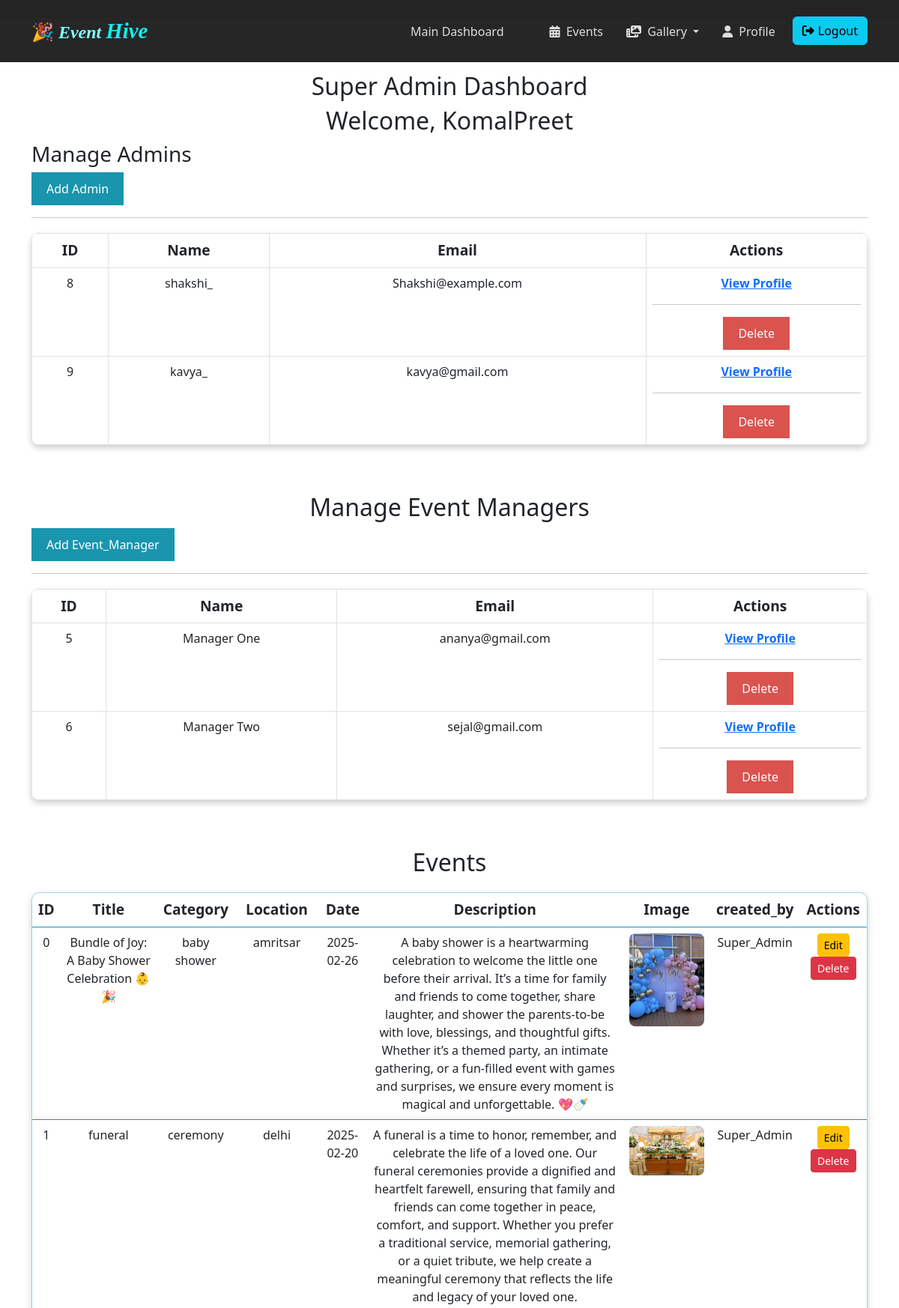
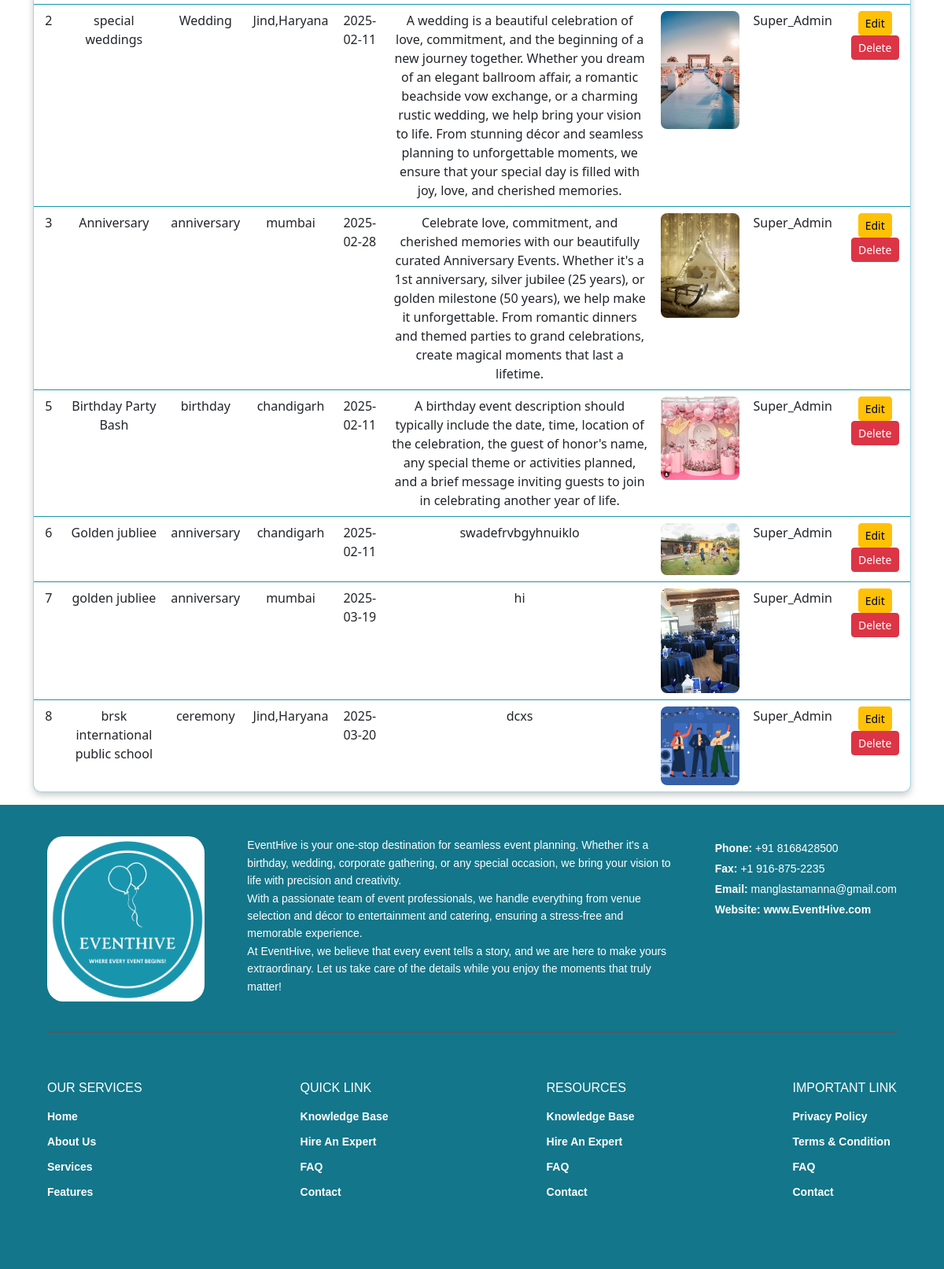
Screenshot of /super_admin_dashboard (signed in) with the database file from the repository (2 pictures, top to bottom).
### app.py (models this page shows, shortened)
class User(db.Model, UserMixin):
    id = db.Column(db.Integer, primary_key=True)
    name = db.Column(db.String(150), nullable=False)
    username = db.Column(db.String(150),unique=True, nullable=False)
    email = db.Column(db.String(150), unique=True, nullable=False)
    password_hash = db.Column(db.String(256), nullable=False)
    phone = db.Column(db.String(15), nullable=False)
    gender = db.Column(db.String(10), nullable=True)  # Added gender field
    dob = db.Column(db.String(10), nullable=True)  # Added date of birth field
    hobbies = db.Column(db.String(500), nullable=True)  # Added hobbies field
    bio = db.Column(db.Text, nullable=True)  # Ensure bio exists
    address = db.Column(db.String(255), nullable=True)
    social_media = db.Column(db.String(255), nullable=True)
    notifications = db.Column(db.String(50), nullable=True)
    profile_picture = db.Column(db.LargeBinary)  # Add this field in your User model
    role = db.Column(db.String(15), nullable=False, default='User')

class Event(db.Model):
    id = db.Column(db.Integer, primary_key=True)
    name = db.Column(db.String(200), nullable=False)  # Name of the event
    category = db.Column(db.String(100), nullable=False)  # Category like Birthday, Wedding, etc.
    location = db.Column(db.String(255), nullable=False)  # Location of the event
    date = db.Column(db.String(50), nullable=False)  # Date of the event
    description = db.Column(db.Text, nullable=False)  # Description of the event
    image_url = db.Column(db.String(300))  # URL for event image

### app.py (the view)
@app.route("/super_admin_dashboard")
@login_required
def super_admin_dashboard():
    if "role" not in session or session["role"] != "super_admin":
        flash("Access denied. Admins only.", "danger")
        return redirect(url_for("home"))
    event = Event.query.all()
    admins = db.session.query(User).filter(User.role == 'admin').all()
    event_managers = db.session.query(User).filter(User.role == 'event_manager').all()
    return render_template("super_admin_dashboard.html", event=event,admins=admins, event_managers=event_managers)

### app.py (called while the page is built)
@login_manager.user_loader
def load_user(user_id):
    return User.query.get(int(user_id))

### templates/super_admin_dashboard.html (shortened to what this page needs)
<!DOCTYPE html>
<html lang="en">
<head>
    <link rel="stylesheet" href="{{ url_for('static', filename='css/super_admin_dashboard.css') }}">
</head>
<body>
    {% extends "base.html" %}
    {% block content %}
    <br><br><br>
    <h2>Super Admin Dashboard</h2>
    <h2>Welcome, {{session['username']}}</h2>
    <h3>Manage Admins</h3>
    <a href="{{ url_for('add_admin') }}">
        <button>Add Admin</button>
    </a>
    <hr>
    <table cellpadding="10" class="table table-bordered">
        <tr>
            <th>ID</th>
            <th>Name</th>
            <th>Email</th>
            <th>Actions</th>
        </tr>
        {% for admin in admins %}
        <tr>
            <td>{{ admin.id }}</td>
            <td>{{ admin.username }}</td>
            <td>{{ admin.email }}</td>
            <td>
                <a href="{{ url_for('admin_profile', user_id=admin.id) }}">View Profile</a><hr>
                <form action="{{ url_for('delete_admin', user_id=admin.id) }}" method="POST" onsubmit="return confirm('Are you sure you want to delete this admin?');">
                    <button type="submit">Delete</button>
                </form>
            </td>
        </tr>
        {% endfor %}
    </table>
    <br><br>
    <h2>Manage Event Managers</h2>
    <a href="{{ url_for('add_admin') }}">
        <button>Add Event_Manager</button>
    </a><hr>
    {% if event_managers %}
    <table cellpadding="10" class="table table-bordered">
        <tr>
            <th>ID</th>
            <th>Name</th>
            <th>Email</th>
            <th>Actions</th>
        </tr>
        {% for manager in event_managers %}
        <tr>
            <td>{{ manager.id }}</td>
            <td>{{ manager.name }}</td>
            <td>{{ manager.email }}</td>
            <td><a href="{{ url_for('admin_profile', user_id=manager.id) }}">View Profile</a><hr>
                <form action="{{ url_for('delete_admin', user_id=manager.id) }}" method="POST" onsubmit="return confirm('Are you sure you want to delete this admin?');">
                    <button type="submit">Delete</button>
                </form></td>
        </tr>
        {% endfor %}
    </table>
    {% else %}
    <p>No event managers found.</p>
    {% endif %}
<br><br>
    <h2>Events</h2>
    {% if event %}
    <table border="1" class="table">
        <tr>
            <th>ID</th>
            <th>Title</th>
            <th>Category</th>
            <th>Location</th>
            <th>Date</th>
            <th>Description</th>
            <th>Image</th>
            <th>created_by</th>
            <th>Actions</th>
        </tr>
        {% for event in event %}
        <tr>
            <td>{{ event.id }}</td>
            <td>{{ event.name }}</td>
            <td>{{ event.category }}</td>
            <td>{{ event.location }}</td>
            <td>{{ event.date }}</td>
            <td>{{ event.description }}</td>
            <td><img src="{{ event.image_url }}" alt="Event Image" width="100"></td>
            <td>
                {% if event.created_by %}
                {{ event.created_by.name }} ({{ event.created_by.role }})
                {% else %}
                Super_Admin
                {% endif %}
            </td>
            <td>
                <a href="{{ url_for('edit_event', event_id=event.id) }}" class="btn btn-warning btn-sm">Edit</a>
                <form action="{{ url_for('delete_event', event_id=event.id) }}" method="POST" style="display:inline;">
                    <button type="submit" class="btn btn-danger btn-sm"
                        onclick="return confirm('Are you sure?')">Delete</button>
                </form>
            </td>
        </tr>
        {% endfor %}
    </table>
    {% else %}
    <p>No events found.</p>
    {% endif %}
    {% endblock %}

### templates/base.html (shortened to what this page needs)
<!DOCTYPE html>
<html lang="en">
<head>
    <link rel="stylesheet" href="https://cdn.jsdelivr.net/npm/bootstrap@5.3.0/dist/css/bootstrap.min.css">
    <link rel="stylesheet" href="https://cdnjs.cloudflare.com/ajax/libs/font-awesome/6.4.0/css/all.min.css">
    <link rel="stylesheet" href="{{ url_for('static', filename='css/base.css') }}">
</head>
<body>
    <nav class="navbar navbar-expand-lg">
        <div class="container">
            <a class="navbar-brand" href="{{url_for('home')}}">🎉 <span class="project-name">Event</span> <span
                    class="second-word"> Hive </span></a>
            <div class="collapse navbar-collapse" id="navbarNav">
                <ul class="navbar-nav ms-auto">
                    <li class="nav-item">
                        {% if 'role' in session and session['role'] == 'super_admin' %}
                    <li><a class="nav-link" href="{{ url_for('super_admin_dashboard') }}">Main Dashboard</a></li>
                    {% endif %}</li>
                    <li class="nav-item">
                        <a class="nav-link" href="{{url_for('event')}}"><i class="fa-solid fa-calendar-days me-1"></i>
                            Events
                        </a>
                    </li>
                    <li class="nav-item dropdown">
                        <a class="nav-link dropdown-toggle" href="#" id="galleryDropdown" role="button"
                            data-bs-toggle="dropdown" aria-expanded="false">
                            <i class="fa-solid fa-photo-film me-1"></i> Gallery
                        </a>
                    </li>
                    <li class="nav-item">
                        <a class="nav-link" href="{{url_for('profile')}}"><i class="fa-solid fa-user me-1"></i>
                            Profile
                        </a>
                    </li>
                    <li class="nav-item">
                        <a class="btn btn-info logout-btn" href="{{ url_for('logout') }}">
                            <i class="fa-solid fa-sign-out-alt"></i> Logout
                        </a>
                    </li>
                </ul>
            </div>
        </div>
    </nav>
    <div class="container mt-4">
        {% block content %}
        {% endblock %}
    </div>
  <footer class="footer">
    <div class="footer-top">
        <div class="footer-logo">
            <img src="../static/images/logo1.png" class="footer-logo" alt="No"
                height="210px" width="200px">
        </div>
        <div class="footer-description">
            <p>
                EventHive is your one-stop destination for seamless event planning. Whether it's a birthday,
                wedding, corporate gathering, or any special occasion, we bring your vision to life with precision
                and creativity.
<br>
                With a passionate team of event professionals, we handle everything from venue selection and décor
                to entertainment and catering, ensuring a stress-free and memorable experience.
<br>
                At EventHive, we believe that every event tells a story, and we are here to make yours
                extraordinary. Let us take care of the details while you enjoy the moments that truly matter!
            </p>
        </div>
        <div class="footer-contact">
            <p><strong>Phone:</strong> +91 8168428500</p>
            <p><strong>Fax:</strong> +1 916-875-2235</p>
            <p><strong>Email:</strong> manglastamanna@gmail.com</p>
            <p><strong>Website:</strong> <a href="index.html">www.EventHive.com</a></p>
        </div>
    </div>
    <div class="footer-bottom">
        <div class="footer-links">
            <div class="footer-column">
                <h3>OUR SERVICES</h3>
                <ul>
                    <li><a href="#">Home</a></li>
                    <li><a href="{{url_for('aboutus')}}">About Us</a></li>
                    <li><a href="#why-choose-us">Services</a></li>
                    <li><a href="#why-choose-us">Features</a></li>
                </ul>
            </div>
            <div class="footer-column">
                <h3>QUICK LINK</h3>
                <ul>
                    <li><a href="#">Knowledge Base</a></li>
                    <li><a href="#">Hire An Expert</a></li>
                    <li><a href="#">FAQ</a></li>
                    <li><a href="#">Contact</a></li>
                </ul>
            </div>
            <div class="footer-column">
                <h3>RESOURCES</h3>
                <ul>
                    <li><a href="#">Knowledge Base</a></li>
                    <li><a href="#">Hire An Expert</a></li>
                    <li><a href="#">FAQ</a></li>
                    <li><a href="#">Contact</a></li>
                </ul>
            </div>
            <div class="footer-column">
                <h3>IMPORTANT LINK</h3>
                <ul>
                    <li><a href="#">Privacy Policy</a></li>
                    <li><a href="#">Terms & Condition</a></li>
                    <li><a href="#">FAQ</a></li>
                    <li><a href="#">Contact</a></li>
                </ul>
            </div>
        </div>
    </div>
</footer>
</body>
</html>

### static/css/super_admin_dashboard.css (style rules this page uses)
html { scroll-behavior: smooth; background-color: #F1F1F2; font-family: "Arial", sans-serif; }
h2 { text-align: center; color: #1995AD; font-size: 2.5rem; margin-top: 5%; opacity: 0; transform: translateY(-20px); animation: fadeInUp 1s ease-out forwards; }
.table { width: 90%; margin: 20px auto; border-collapse: collapse; background: #A1D6E2; border-radius: 10px; overflow: hidden; box-shadow: 0px 4px 8px rgba(0, 0, 0, 0.2); }
.table th, .table td { padding: 12px; text-align: center; border-bottom: 2px solid #1995AD; }
.table th { background-color: #1995AD; color: #F1F1F2; font-size: 1.2rem; }
button { background-color: #1995AD; color: white; padding: 10px 20px; border: none; border-radius: 5px; font-size: 1rem; cursor: pointer; transition: all 0.3s ease-in-out; }
a { text-decoration: none; color: #1995AD; font-weight: bold; transition: color 0.3s; }
form button { background-color: #d9534f; }
img { border-radius: 8px; transition: transform 0.3s ease-in-out; }

### static/css/base.css (style rules this page uses)
.navbar { background: rgba(0, 0, 0, 0.85); padding: 15px; position: fixed; top: 0; left: 0; width: 100%; z-index: 1000; }
.project-name { font-style: italic; font-display:unset; color: rgb(132, 252, 252); }
.second-word { color: rgb(20, 239, 239); font-style: oblique; font-display:unset; font-size:larger; }
.navbar-brand { color: #fff; font-weight: bold; font-size: 24px; font-family:Georgia, 'Times New Roman', Times, serif; }
.navbar-nav .nav-link { color: #ddd; transition: 0.3s; }
.navbar-nav .nav-item { margin-left: 15px; }
.logout-btn { display: flex; align-items: center; gap: 5px; }
footer { background-color: #13768a; color: white; padding: 40px 60px; font-family: Arial, sans-serif; }
.footer-top { display: flex; justify-content: space-between; align-items: flex-start; border-bottom: 2px solid #4A5B65; padding-bottom: 30px; margin-bottom: 30px; }
.footer-description { width: 50%; font-size: 14px; line-height: 1.6; }
.footer-contact p { font-size: 14px; margin: 5px 0; }
.footer-contact a { color: white; text-decoration: none; }
.footer-bottom { padding: 30px 0; }
.footer-links { display: flex; justify-content: space-between; text-align: left; }
.footer-column h3 { font-size: 16px; margin-bottom: 15px; }
.footer-column ul { list-style: none; padding: 0; }
.footer-column ul li { margin-bottom: 8px; }
.footer-column ul li a { color: white; text-decoration: none; font-size: 14px; }
.footer-logo { border-radius: 10%; }

### templates/super_admin_dashboard.html (style rules this page uses)
h2 { margin-top: 15%; }

### rows the page displays
User: username "KomalPreet"
User: id "8", username "shakshi_", email "Shakshi@example.com"
User: id "9", username "kavya_", email "kavya@gmail.com"
User: id "5", name "Manager One", email "ananya@gmail.com"
User: id "6", name "Manager Two", email "sejal@gmail.com"
Event: id "0", name "Bundle of Joy: A Baby Shower Celebration 👶🎉", category "baby shower", location "amritsar", date "2025-02-26", description "A baby shower is a heartwarming celebration to welcome the little one before their arrival. It’s a time for family and friends to come together, share laughter, and shower the parents-to-be with love, blessings, and thoughtful gifts. Whether it’s a themed party, an intimate gathering, or a fun-filled event with games and surprises, we ensure every moment is magical and unforgettable. 💖🍼", image_url (picture)
Event: id "1", name "funeral", category "ceremony", location "delhi", date "2025-02-20", description "A funeral is a time to honor, remember, and celebrate the life of a loved one. Our funeral ceremonies provide a dignified and heartfelt farewell, ensuring that family and friends can come together in peace, comfort, and support. Whether you prefer a traditional service, memorial gathering, or a quiet tribute, we help create a meaningful ceremony that reflects the life and legacy of your loved one.", image_url (picture)
Event: id "2", name "special weddings", category "Wedding", location "Jind,Haryana", date "2025-02-11", description "A wedding is a beautiful celebration of love, commitment, and the beginning of a new journey together. Whether you dream of an elegant ballroom affair, a romantic beachside vow exchange, or a charming rustic wedding, we help bring your vision to life. From stunning décor and seamless planning to unforgettable moments, we ensure that your special day is filled with joy, love, and cherished memories.", image_url (picture)
Event: id "3", name "Anniversary", category "anniversary", location "mumbai", date "2025-02-28", description "Celebrate love, commitment, and cherished memories with our beautifully curated Anniversary Events. Whether it's a 1st anniversary, silver jubilee (25 years), or golden milestone (50 years), we help make it unforgettable. From romantic dinners and themed parties to grand celebrations, create magical moments that last a lifetime.", image_url (picture)
Event: id "5", name "Birthday Party Bash", category "birthday", location "chandigarh", date "2025-02-11", description "A birthday event description should typically include the date, time, location of the celebration, the guest of honor's name, any special theme or activities planned, and a brief message inviting guests to join in celebrating another year of life.", image_url (picture)
Event: id "6", name "Golden jubliee", category "anniversary", location "chandigarh", date "2025-02-11", description "swadefrvbgyhnuiklo", image_url (picture)
Event: id "7", name "golden jubliee", category "anniversary", location "mumbai", date "2025-03-19", description "hi", image_url (picture)
Event: id "8", name "brsk international public school", category "ceremony", location "Jind,Haryana", date "2025-03-20", description "dcxs", image_url (picture)
